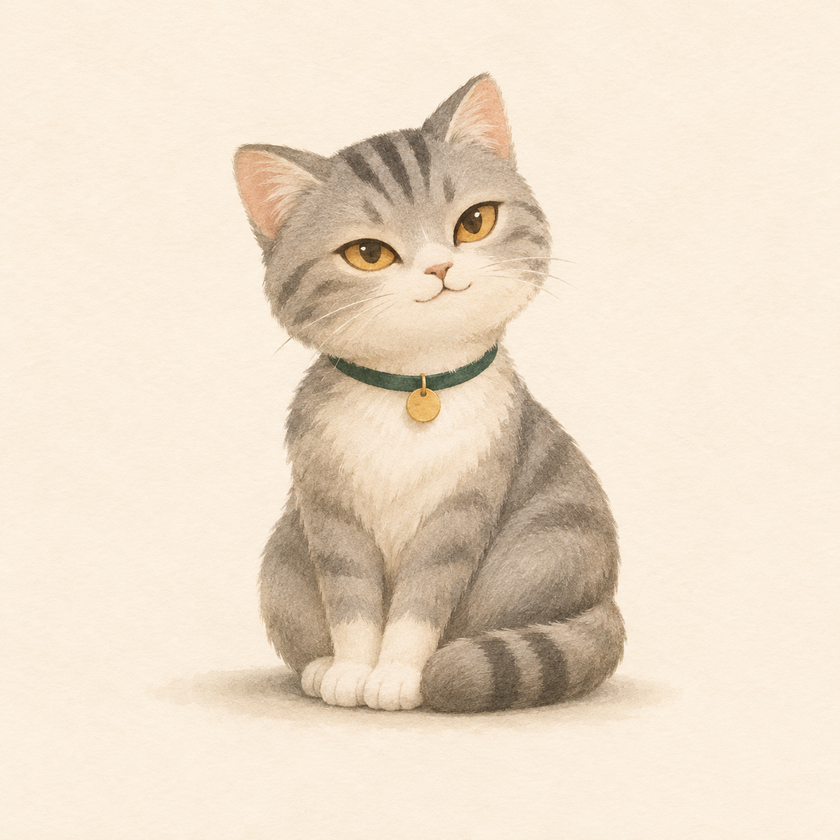
#> input picture assets/characters/cat-reference.png, 840 x 840 px, shrunk from 1254 x 1254 before the run
$ python check-contrast.py ../assets/characters/cat-reference.png
#> lines starting #> are read from the running program, lines starting #| are printed output that depends on the picture
#!/usr/bin/env python3
"""
對比度守門員：白字壓在霧上，到底睇唔睇得清？

用法:
    python check-contrast.py out/                 # 量一個資料夾內所有 PNG
    python check-contrast.py out/01-cover.png ...  # 或指定檔案

原理:
    1. 讀 PNG 每個像素的相對亮度（WCAG 定義）。
    2. 排除近白像素（L > 0.62）＝文字本身，剩返的就是「底色」。
    3. 取底色的 p50（中位）與 p98（最亮的 2%，即霧心）。
    4. 用白字（#FFFDF8）計對比：
         對比 = (1.05) / (L + 0.05)
    5. 中位 < --min（預設 4.5）→ 正文不合格，exit 1。
       p98 < --min-large（預設 3.0）→ 若該處有大字則仍可接受，只警告。

為什麼要量？
    「感覺睇得清」係不可靠的。中明度的水彩霧，肉眼覺得「柔和、有氣氛」，
    實際對比可能只有 3.6:1 —— 手機細字就開始糊。
    人的眼睛會適應低對比，數字不會。
"""
import argparse
import pathlib
import sys

try:
    from PIL import Image
    import numpy as np
except ImportError:
    raise SystemExit("需要 pillow 同 numpy：pip install pillow numpy")


def srgb_to_lin(c):
    c = c / 255.0
    return np.where(c <= 0.04045, c / 12.92, ((c + 0.055) / 1.055) ** 2.4)


def analyse(path):
    im = Image.open(path).convert("RGB")
#> im is the input picture: PIL image 840x840 RGB; mean R, G, B 236.4, 221.6, 202.2
    a = np.asarray(im).astype(np.float32)
    lum = 0.2126 * srgb_to_lin(a[:, :, 0]) \
        + 0.7152 * srgb_to_lin(a[:, :, 1]) \
        + 0.0722 * srgb_to_lin(a[:, :, 2])
#> in srgb_to_lin, `c = c / 255.0`:
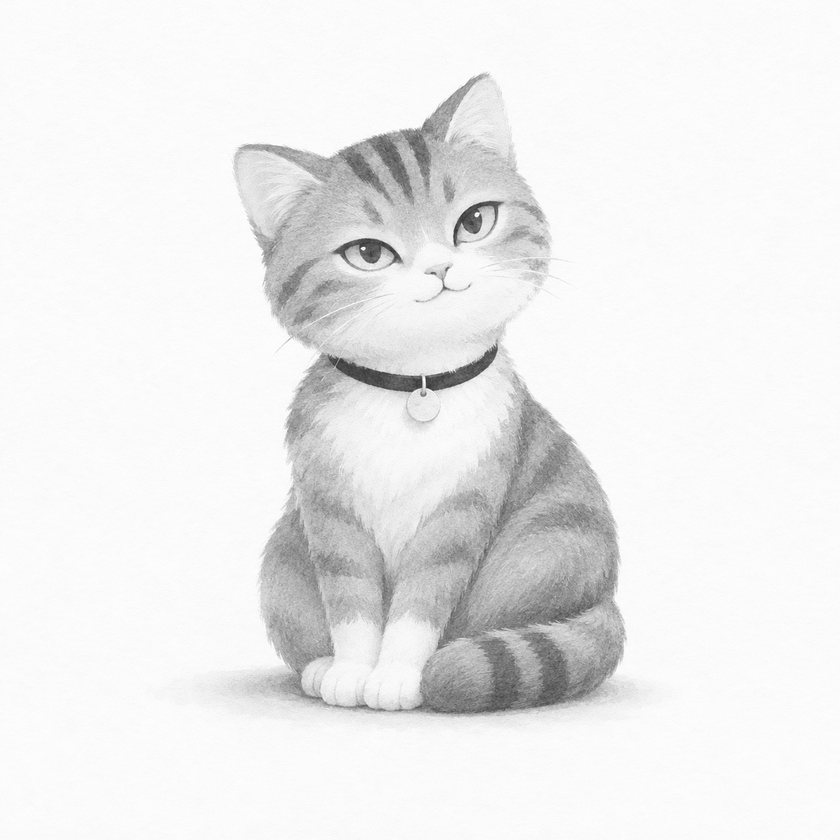
#> c: shape (840, 840) float32; min 0.188, max 1, mean 0.927
#> in srgb_to_lin, `return np.where(c <= 0.04045, c / 12.92, ((c + 0.055) / 1.055) ** 2.4)`:
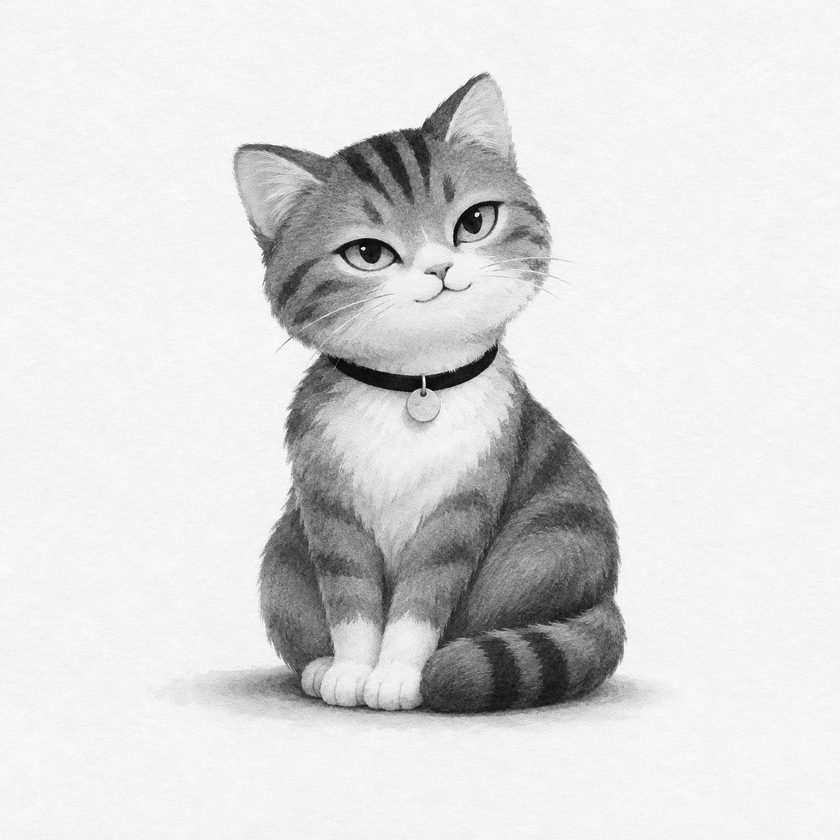
#> returned value: shape (840, 840) float32; min 0.0296, max 1, mean 0.864
#> in srgb_to_lin (call 2), `c = c / 255.0`:
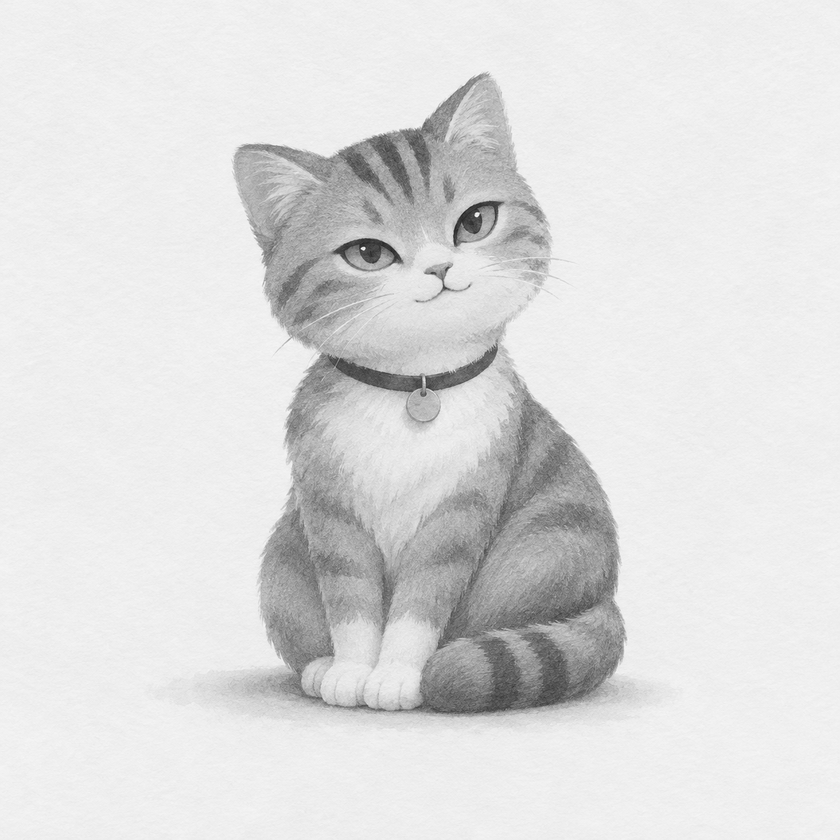
#> c: shape (840, 840) float32; min 0.125, max 0.988, mean 0.869
#> in srgb_to_lin (call 2), `return np.where(c <= 0.04045, c / 12.92, ((c + 0.055) / 1.055) ** 2.4)`:
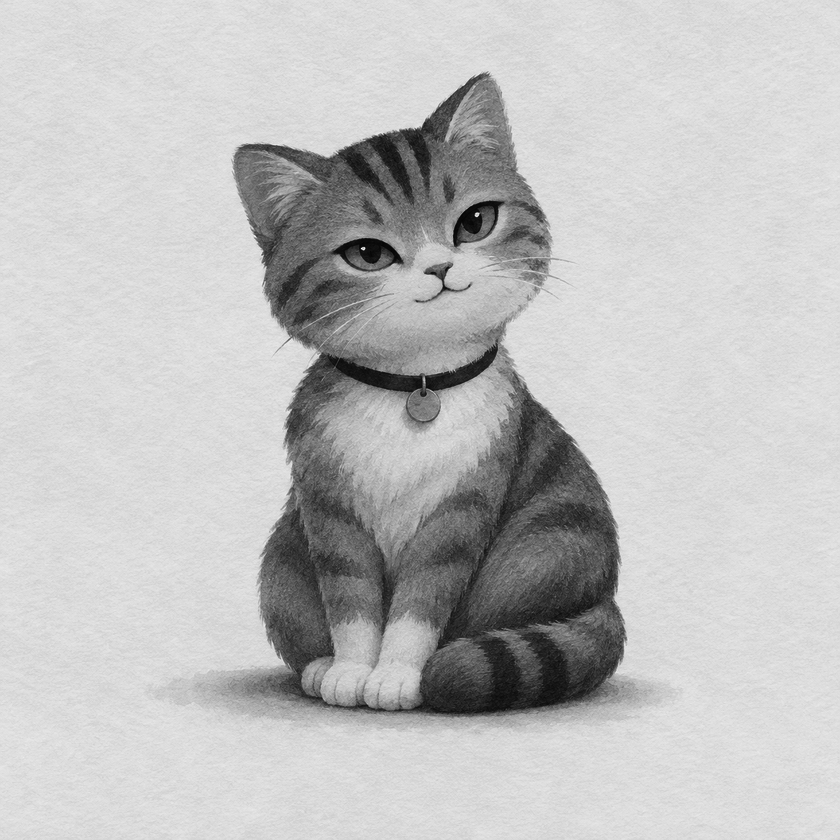
#> returned value: shape (840, 840) float32; min 0.0144, max 0.973, mean 0.753
#> in srgb_to_lin (call 3), `c = c / 255.0`:
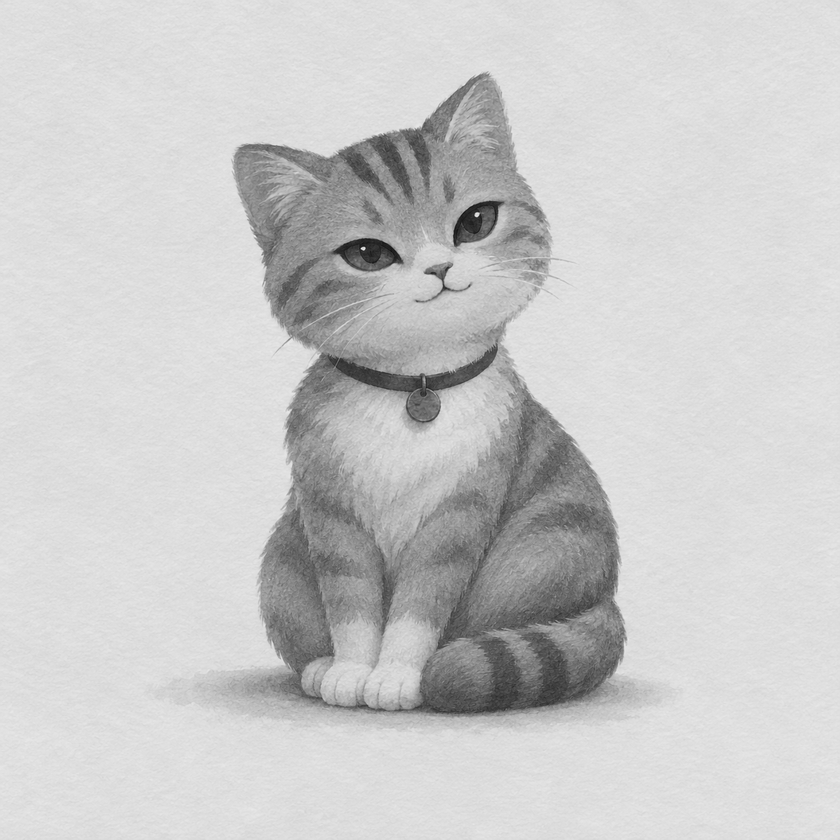
#> c: shape (840, 840) float32; min 0.0667, max 0.914, mean 0.793
#> in srgb_to_lin (call 3), `return np.where(c <= 0.04045, c / 12.92, ((c + 0.055) / 1.055) ** 2.4)`:
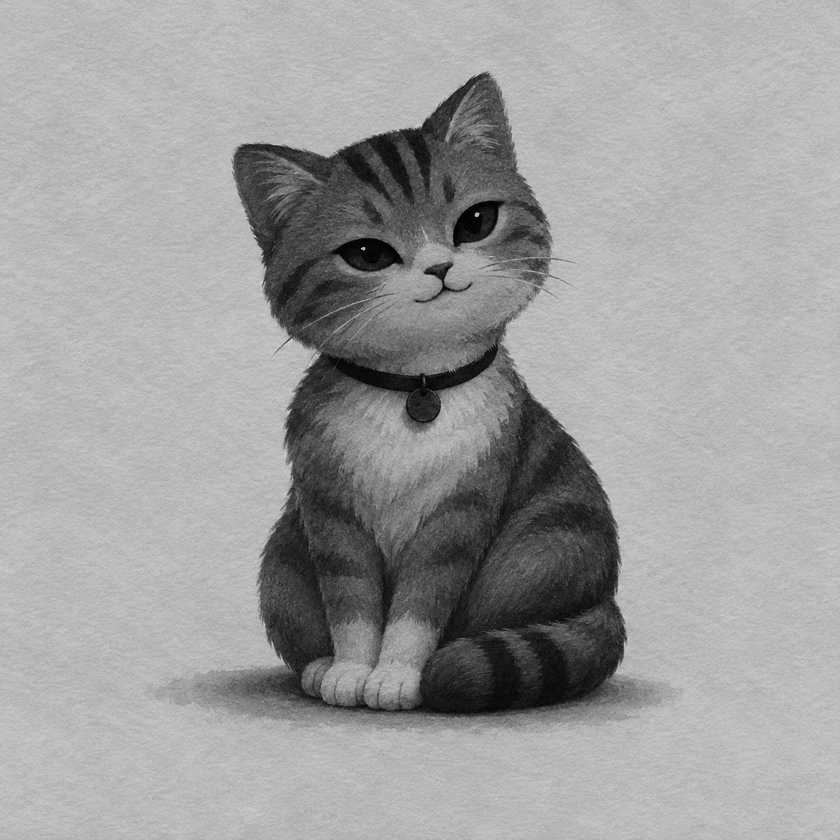
#> returned value: shape (840, 840) float32; min 0.00561, max 0.815, mean 0.621
    bg = lum[lum < 0.62]
    if bg.size < 1000:
        return None
    p50, p98 = np.percentile(bg, [50, 98])
#> p50 = 0.378; p98 = 0.606
    cr = lambda l: 1.05 / (l + 0.05)  # noqa: E731
    return float(p50), float(p98), float(cr(p50)), float(cr(p98))


def collect(paths):
    files = []
    for p in paths:
        p = pathlib.Path(p)
        if p.is_dir():
            files += sorted(p.glob("*.png"))
        elif p.suffix.lower() == ".png":
            files.append(p)
    return files


def main():
    ap = argparse.ArgumentParser()
    ap.add_argument("paths", nargs="+", help="PNG 檔案或資料夾")
    ap.add_argument("--min", type=float, default=4.5, help="正文最低對比（WCAG AA）")
    ap.add_argument("--min-large", type=float, default=3.0, help="大字最低對比")
    args = ap.parse_args()

    files = collect(args.paths)
    if not files:
        raise SystemExit("找不到 PNG。先跑 export-png.py。")

    print(f"{'卡片':<26}{'底色 L(p50)':>12}{'霧心 L(p98)':>12}{'正文對比':>10}{'霧心對比':>10}")
    print("-" * 74)
    bad, warn = [], []
    for f in files:
        r = analyse(f)
#> r = (0.378, 0.606, 2.45, 1.6)
        if r is None:
            print(f"{f.stem:<26}{'—':>12}{'—':>12}{'—':>10}{'—':>10}  （幾乎全白，跳過）")
            continue
        p50, p98, c50, c98 = r
#> p50 = 0.378; p98 = 0.606; c50 = 2.45; c98 = 1.6
        flag = ""
        if c50 < args.min:
            flag = " ✗ 正文太淡"
            bad.append(f.stem)
        elif c98 < args.min_large:
            flag = " △ 霧心偏亮"
            warn.append(f.stem)
        else:
            flag = " ✓"
        print(f"{f.stem:<26}{p50:>12.3f}{p98:>12.3f}{c50:>9.2f}:1{c98:>9.2f}:1{flag}")
#| cat-reference                    0.378       0.606     2.45:1     1.60:1 ✗ 正文太淡

    print()
    if bad:
        print(f"✗ {len(bad)} 張正文對比不足 {args.min}:1：{bad}")
        print("  修法：霧底壓深、把 scrim 加重、或提高文字透明度／字級。不要靠加粗硬撐。")
#> (the run stopped early here; a loop or call above may not have finished)
